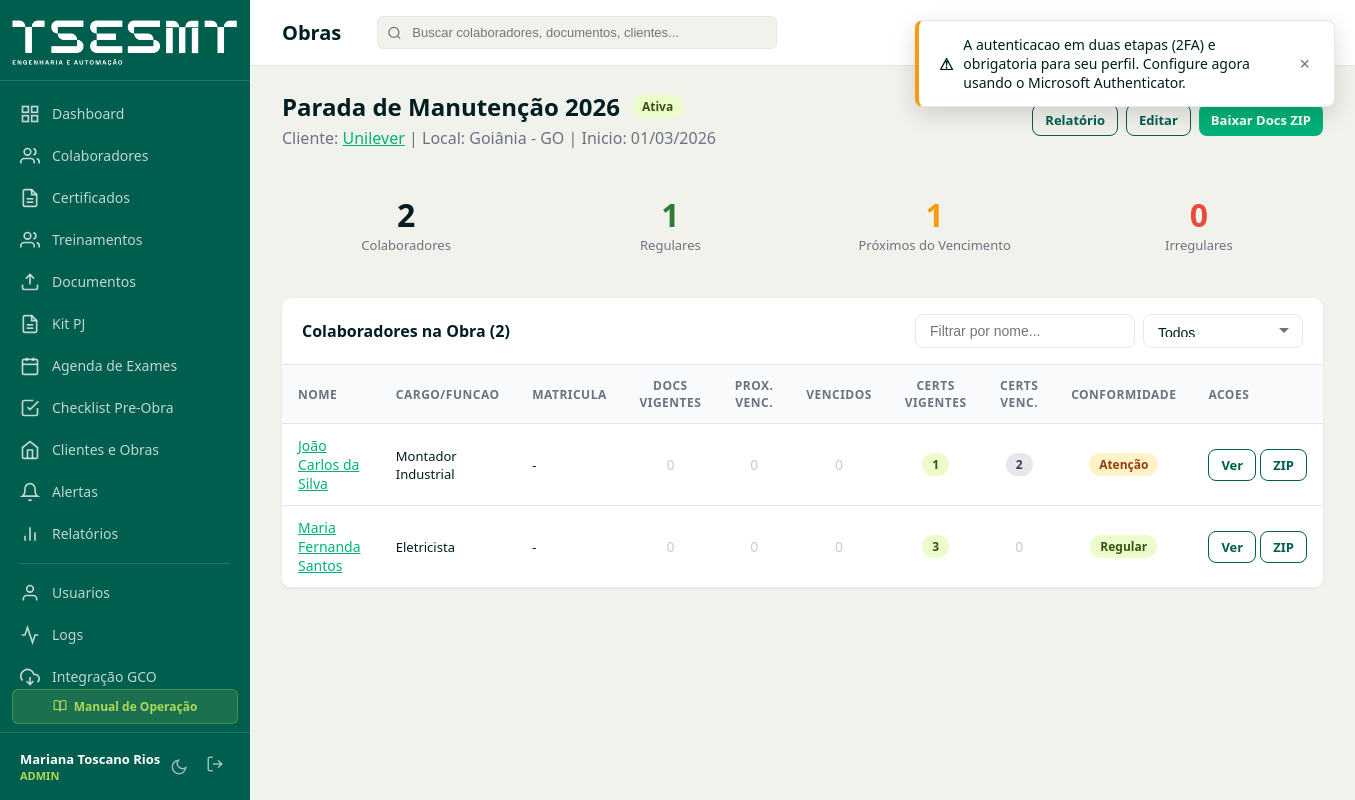
Page /obras/1 (signed in) on the committed database.
### tables this page shows
CREATE TABLE IF NOT EXISTS obras (
    id INT AUTO_INCREMENT PRIMARY KEY,
    cliente_id INT NOT NULL,
    nome VARCHAR(200) NOT NULL,
    local_obra VARCHAR(200) NULL,
    data_inicio DATE NULL,
    data_fim DATE NULL,
    status ENUM('ativa','concluida','suspensa') NOT NULL DEFAULT 'ativa',
    criado_em DATETIME NOT NULL DEFAULT CURRENT_TIMESTAMP,
    atualizado_em DATETIME NOT NULL DEFAULT CURRENT_TIMESTAMP ON UPDATE CURRENT_TIMESTAMP,
    FOREIGN KEY (cliente_id) REFERENCES clientes(id) ON DELETE RESTRICT,
    INDEX idx_cliente (cliente_id),
    INDEX idx_status (status)
);

CREATE TABLE IF NOT EXISTS clientes (
    id INT AUTO_INCREMENT PRIMARY KEY,
    razao_social VARCHAR(200) NOT NULL,
    nome_fantasia VARCHAR(200) NULL,
    cnpj VARCHAR(18) NULL,
    contato_nome VARCHAR(150) NULL,
    contato_email VARCHAR(150) NULL,
    contato_telefone VARCHAR(20) NULL,
    ativo TINYINT(1) NOT NULL DEFAULT 1,
    criado_em DATETIME NOT NULL DEFAULT CURRENT_TIMESTAMP,
    atualizado_em DATETIME NOT NULL DEFAULT CURRENT_TIMESTAMP ON UPDATE CURRENT_TIMESTAMP,
    INDEX idx_cnpj (cnpj),
    INDEX idx_ativo (ativo)
);

CREATE TABLE IF NOT EXISTS colaboradores (
    id INT AUTO_INCREMENT PRIMARY KEY,
    nome_completo VARCHAR(200) NOT NULL,
    cpf_encrypted VARCHAR(255) NULL,
    cpf_hash VARCHAR(64) NULL UNIQUE,
    data_nascimento DATE NULL,
    telefone VARCHAR(20) NULL,
    email VARCHAR(150) NULL,
    matricula VARCHAR(50) NULL,
    cargo VARCHAR(100) NULL,
    funcao VARCHAR(100) NULL,
    setor VARCHAR(100) NULL,
    cliente_id INT NULL,
    obra_id INT NULL,
    data_admissao DATE NULL,
    data_demissao DATE NULL,
    status ENUM('ativo','inativo','afastado') NOT NULL DEFAULT 'ativo',
    unidade VARCHAR(100) NULL,
     
    excluido_em DATETIME NULL,
    criado_em DATETIME NOT NULL DEFAULT CURRENT_TIMESTAMP,
    atualizado_em DATETIME NOT NULL DEFAULT CURRENT_TIMESTAMP ON UPDATE CURRENT_TIMESTAMP,
    FOREIGN KEY (cliente_id) REFERENCES clientes(id) ON DELETE SET NULL,
    FOREIGN KEY (obra_id) REFERENCES obras(id) ON DELETE SET NULL,
    INDEX idx_nome (nome_completo),
    INDEX idx_status (status),
    INDEX idx_cliente (cliente_id),
    INDEX idx_obra (obra_id),
    INDEX idx_cpf_hash (cpf_hash),
    INDEX idx_excluido_em (excluido_em)
);

### app/Views/obras/show.php (the view, shortened to what the rows shown need)
<?php
$totalColabs = count($colaboradores);
$clienteNome = htmlspecialchars($cliente['nome_fantasia'] ?? $cliente['razao_social']);
$obraNome = htmlspecialchars($obra['nome']);
$statusClass = match($obra['status']) {
    'ativa' => 'ativo',
    'suspensa' => 'afastado',
    default => 'inativo'
};
?>
<div style="display:flex; justify-content:space-between; align-items:center; margin-bottom:24px;">
    <div>
        <div style="display:flex; align-items:center; gap:12px;">
            <h2 style="font-size:24px; margin:0;"><?= $obraNome ?></h2>
            <span class="badge badge-<?= $statusClass ?>"><?= ucfirst($obra['status']) ?></span>
        </div>
        <p style="color:var(--c-gray); margin:4px 0 0;">
            Cliente: <a href="/clientes/<?= $cliente['id'] ?>" style="color:var(--c-accent);"><?= $clienteNome ?></a>
            <?php if ($obra['local_obra']): ?>
                | Local: <?= htmlspecialchars($obra['local_obra']) ?>
            <?php endif; ?>
            <?php if ($obra['data_inicio']): ?>
                | Inicio: <?= date('d/m/Y', strtotime($obra['data_inicio'])) ?>
            <?php endif; ?>
        </p>
    </div>
    <div style="display:flex; gap:8px;">
        <a href="/relatorios/obra/<?= $obra['id'] ?>" class="btn btn-outline btn-sm">Relatório</a>
        <a href="/obras/<?= $obra['id'] ?>/editar" class="btn btn-outline btn-sm">Editar</a>
        <?php if ($totalColabs > 0): ?>
        <a href="/obras/<?= $obra['id'] ?>/download-zip" class="btn btn-primary btn-sm" onclick="return confirm('Baixar documentos de <?= $totalColabs ?> colaborador(es) em ZIP?');">
            Baixar Docs ZIP
        </a>
        <?php endif; ?>
    </div>
</div>
<div style="display:grid; grid-template-columns:repeat(4, 1fr); gap:16px; margin-bottom:24px;">
    <div class="card" style="padding:20px; text-align:center;">
        <div style="font-size:32px; font-weight:700; color:var(--c-text);"><?= $totalColabs ?></div>
        <div style="color:var(--c-gray); font-size:13px;">Colaboradores</div>
    </div>
    <div class="card" style="padding:20px; text-align:center;">
        <div style="font-size:32px; font-weight:700; color:#2e7d32;"><?= $totalRegular ?></div>
        <div style="color:var(--c-gray); font-size:13px;">Regulares</div>
    </div>
    <div class="card" style="padding:20px; text-align:center;">
        <div style="font-size:32px; font-weight:700; color:#f39c12;"><?= $totalAtencao ?></div>
        <div style="color:var(--c-gray); font-size:13px;">Próximos do Vencimento</div>
    </div>
    <div class="card" style="padding:20px; text-align:center;">
        <div style="font-size:32px; font-weight:700; color:#e74c3c;"><?= $totalIrregular ?></div>
        <div style="color:var(--c-gray); font-size:13px;">Irregulares</div>
    </div>
</div>
<div class="table-container">
    <div class="table-header">
        <span class="table-title">Colaboradores na Obra (<?= $totalColabs ?>)</span>
        <div style="display:flex; gap:8px; align-items:center;">
            <input type="text" id="filtro-colab" placeholder="Filtrar por nome..." class="form-control" style="width:220px; height:34px;">
            <select id="filtro-status" class="form-control" style="width:160px; height:34px;">
                <option value="">Todos</option>
            </select>
        </div>
    </div>
    <?php if (empty($colaboradores)): ?>
    <div style="padding:40px; text-align:center; color:#6b7280;">
        Nenhum colaborador ativo alocado nesta obra.
    </div>
    <?php else: ?>
    <table id="tabela-colabs">
        <thead>
            <tr>
                <th>Nome</th>
                <th>Cargo/Funcao</th>
                <th>Matricula</th>
                <th style="text-align:center;">Docs Vigentes</th>
                <th style="text-align:center;">Prox. Venc.</th>
                <th style="text-align:center;">Vencidos</th>
                <th style="text-align:center;">Certs Vigentes</th>
                <th style="text-align:center;">Certs Venc.</th>
                <th style="text-align:center;">Conformidade</th>
                <th>Acoes</th>
            </tr>
        </thead>
        <tbody>
        <?php foreach ($colaboradores as $c): ?>
        <tr data-nome="<?= mb_strtolower(htmlspecialchars($c['nome_completo'])) ?>" data-conformidade="<?= $c['conformidade'] ?>">
            <td>
                <a href="/colaboradores/<?= $c['id'] ?>" style="color:var(--c-accent); font-weight:500;">
                    <?= htmlspecialchars($c['nome_completo']) ?>
                </a>
            </td>
            <td style="font-size:13px;"><?= htmlspecialchars($c['cargo'] ?? $c['funcao'] ?? '-') ?></td>
            <td style="font-size:13px;"><?= htmlspecialchars($c['matricula'] ?? '-') ?></td>
            <td style="text-align:center;">
                <?php if ($c['docs']['vigente'] > 0): ?>
                <span class="badge badge-ativo"><?= $c['docs']['vigente'] ?></span>
                <?php else: ?>
                <span style="color:#ccc;">0</span>
                <?php endif; ?>
            </td>
            <td style="text-align:center;">
                <?php if ($c['docs']['proximo_vencimento'] > 0): ?>
                <span class="badge badge-afastado"><?= $c['docs']['proximo_vencimento'] ?></span>
                <?php else: ?>
                <span style="color:#ccc;">0</span>
                <?php endif; ?>
            </td>
            <td style="text-align:center;">
                <?php if ($c['docs']['vencido'] > 0): ?>
                <span class="badge badge-inativo"><?= $c['docs']['vencido'] ?></span>
                <?php else: ?>
                <span style="color:#ccc;">0</span>
                <?php endif; ?>
            </td>
            <td style="text-align:center;">
                <?php if ($c['certs']['vigente'] > 0): ?>
                <span class="badge badge-ativo"><?= $c['certs']['vigente'] ?></span>
                <?php else: ?>
                <span style="color:#ccc;">0</span>
                <?php endif; ?>
            </td>
            <td style="text-align:center;">
                <?php if (($c['certs']['vencido'] + $c['certs']['proximo_vencimento']) > 0): ?>
                <span class="badge badge-inativo"><?= $c['certs']['vencido'] + $c['certs']['proximo_vencimento'] ?></span>
                <?php else: ?>
                <span style="color:#ccc;">0</span>
                <?php endif; ?>
            </td>
            <td style="text-align:center;">
                <?php
                $confColor = match($c['conformidade']) {
                    'regular' => 'ativo',
                    'atenção' => 'afastado',
                    'irregular' => 'inativo',
                };
                $confLabel = match($c['conformidade']) {
                    'regular' => 'Regular',
                    'atenção' => 'Atenção',
                    'irregular' => 'Irregular',
                };
                ?>
                <span class="badge badge-<?= $confColor ?>"><?= $confLabel ?></span>
            </td>
            <td>
                <div style="display:flex; gap:4px;">
                    <a href="/colaboradores/<?= $c['id'] ?>" class="btn btn-outline btn-sm">Ver</a>
                    <a href="/colaboradores/<?= $c['id'] ?>/download-zip" class="btn btn-outline btn-sm" title="Baixar docs deste colaborador">ZIP</a>
                </div>
            </td>
        </tr>
        <?php endforeach; ?>
        </tbody>
    </table>
    <?php endif; ?>
</div>

### app/Core/Router.php (shortened to what the rows shown need)
<?php
class Router
{
    private array $routes = [];
    private function addRoute(string $method, string $path, array $handler, array $middleware): void
    {
        $pattern = preg_replace('/\{(\w+)\}/', '(?P<$1>[^/]+)', $path);
        $pattern = '#^' . $pattern . '$#';
        $this->routes[] = [
            'method'     => $method,
            'pattern'    => $pattern,
            'handler'    => $handler,
            'middleware'  => $middleware,
        ];
    }
    public function dispatch(): void
    {
        $method = $_SERVER['REQUEST_METHOD'];
        $uri = parse_url($_SERVER['REQUEST_URI'], PHP_URL_PATH);
        $uri = rtrim($uri, '/') ?: '/';
        foreach ($this->routes as $route) {
            if ($route['method'] !== $method) {
                continue;
            }
            if (preg_match($route['pattern'], $uri, $matches)) {
                $params = array_filter($matches, 'is_string', ARRAY_FILTER_USE_KEY);
                [$controllerName, $action] = $route['handler'];
                $controller = new $controllerClass();
                call_user_func_array([$controller, $action], array_values($params));
                return;
            }
        }
    }
}

### rows in the picture
obras: nome "Parada de Manutenção 2026", status "Ativa", local_obra "Goiânia - GO", data_inicio "01/03/2026"
clientes: nome_fantasia "Unilever"
colaboradores: nome_completo "João Carlos da Silva", cargo "Montador Industrial", matricula "-", vigente "1", proximo_vencimento "2", confLabel "Atenção"
colaboradores: nome_completo "Maria Fernanda Santos", cargo "Eletricista", matricula "-", vigente "3", shows "0", confLabel "Regular"

### other values in the picture
$totalColabs "2"
$totalRegular "1"
$totalAtencao "1"
$totalIrregular "0"
